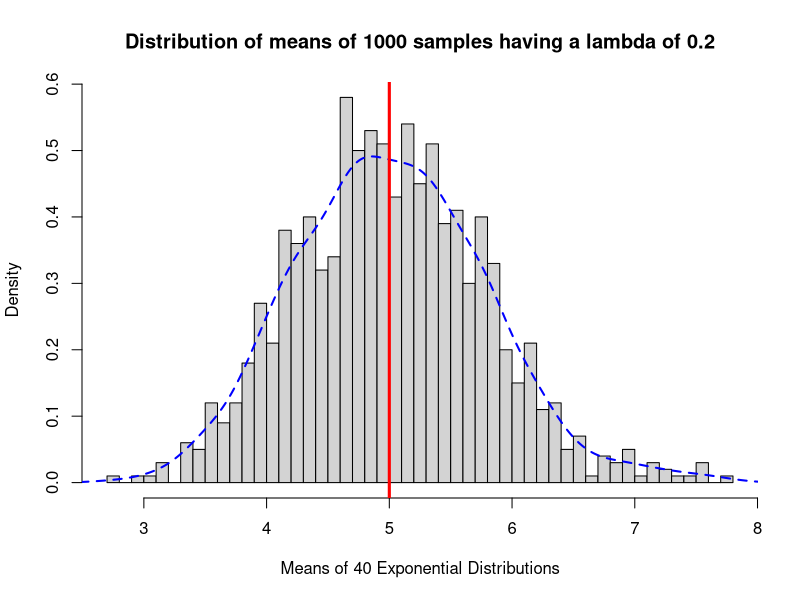
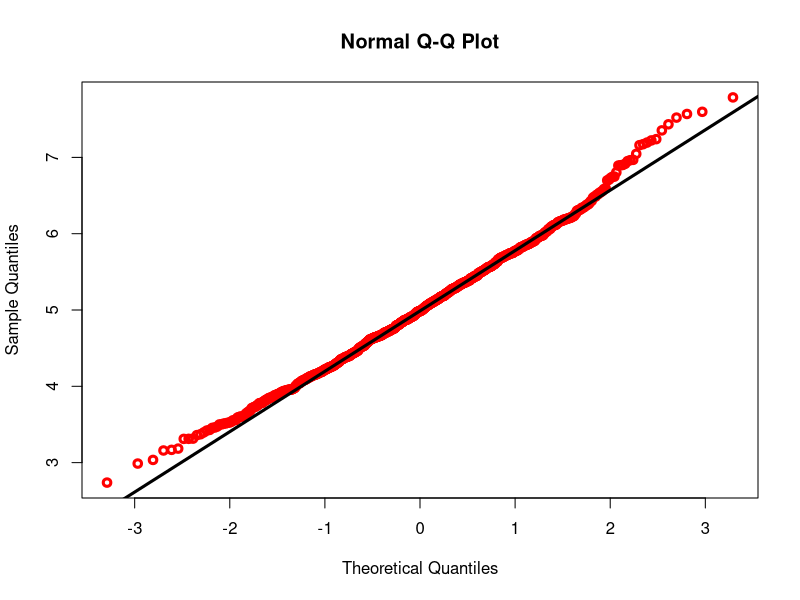
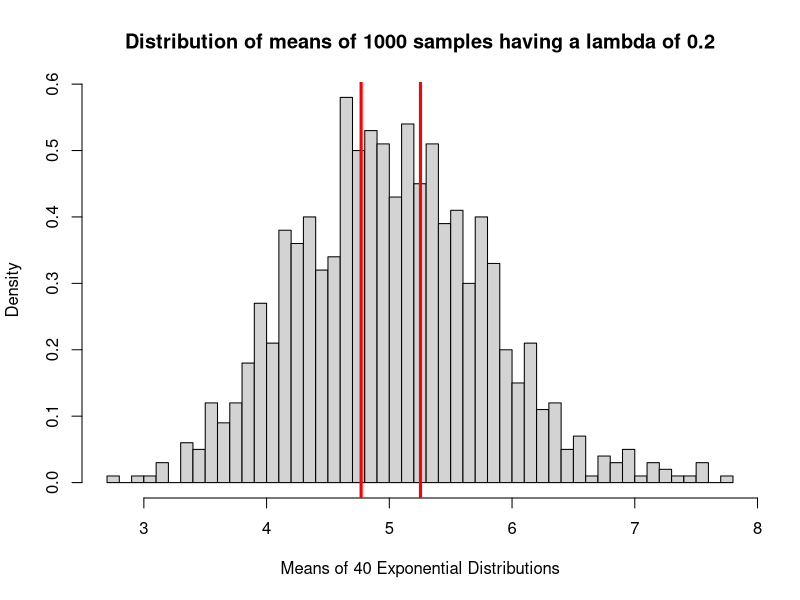

Generate these figures, in order, with R:
## ---- chunk 1
set.seed(123)
lambda <- 0.2
numTests <- 1000
testCount <- 40
data <- matrix(rexp(numTests * testCount, rate=lambda), nrow = numTests)
means <- rowMeans(data)

# Compute the mean of each row of the generated data.
meanDist <- apply(data, 1, mean)
## ---- chunk 2
# plot the histogram of the means
hist(means, breaks=50, prob=TRUE,
     main="Distribution of means of 1000 samples having a lambda of 0.2",
     xlab="Means of 40 Exponential Distributions",
     ylab="Density")
lines(density(means), col="blue", lwd=2, lty=2)
# show the mean of distribution
abline(v=1/lambda, col="red", lwd=3)
## ---- chunk 3
qqnorm(means, col="red", lwd=3)
qqline(means, col="black", lwd=3)
## ---- chunk 4
CI <- 1.96
ll <- mean(means) - CI * (sd(means)/sqrt(testCount))
ul <- mean(means) + CI * (sd(means)/sqrt(testCount))
## ---- chunk 5
# plot the histogram of the means
hist(means, breaks=50, prob=TRUE,
     main="Distribution of means of 1000 samples having a lambda of 0.2",
     xlab="Means of 40 Exponential Distributions",
     ylab="Density")
# show the two CIs
abline(v=c(ll, ul), col="red", lwd=3)
